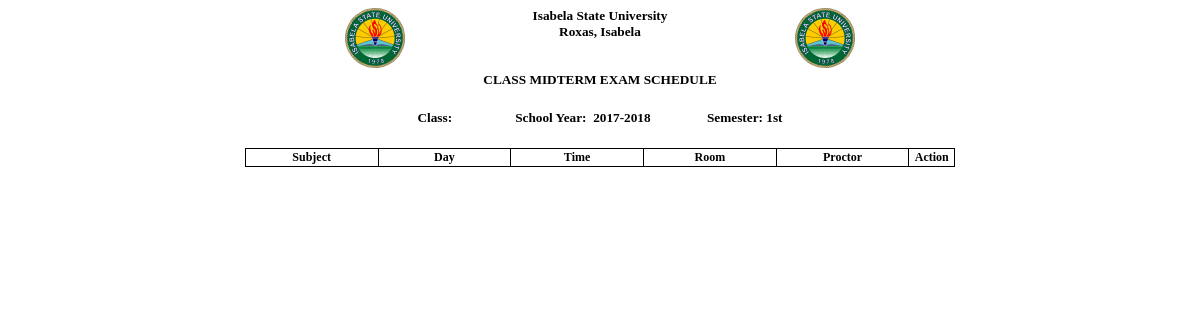
Before: /pages/class_exam.php (signed in) with the older database file.
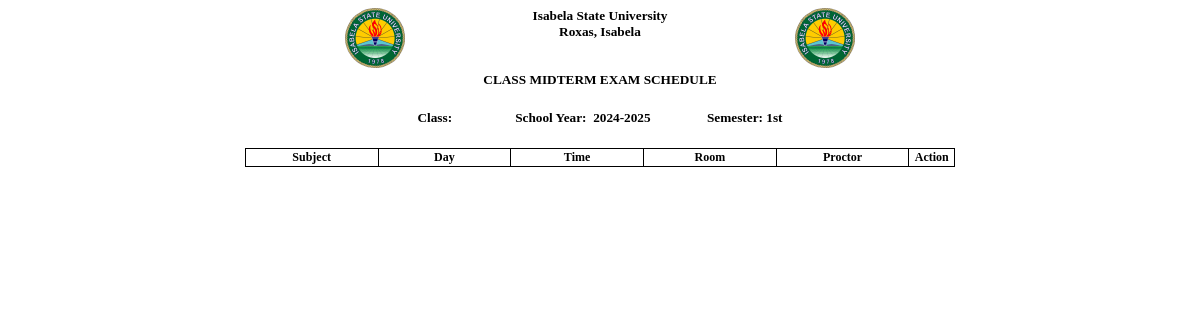
After: the same page with the newer database file.
### tables this page shows
CREATE TABLE `settings` (
  `settings_id` int(11) NOT NULL,
  `term` varchar(10) NOT NULL,
  `sem` varchar(15) NOT NULL,
  `sy` varchar(10) NOT NULL,
  `status` varchar(10) NOT NULL
);

### pages/class_exam.php (the view, shortened to what this page needs)
<!DOCTYPE hmtl>
<html>
<head>
    <link rel="stylesheet" href="../dist/css/print.css" media="print">
</head>
<body>
    <?php
	include('../dist/includes/dbcon.php');
	?>
    <div class="wrapper_print">
        <?php
		$sid = $_SESSION['settings'];
		$settings = mysqli_query($con, "select * from settings where settings_id='$sid'") or die(mysqli_error($con));
		$rows = mysqli_fetch_array($settings);
		?>
        <img src="../images/isu-logo.png" width="60px" height="60px" class="logo">
        <img src="../images/isu-logo.png" width="60px" height="60px" class="logo2" style="display:hidden">
        <h5 align="center">
            Isabela State University</br>
            Roxas, Isabela</br><br><br>
            CLASS <?php echo strtoupper($rows['term']); ?> EXAM SCHEDULE</br>
        </h5>
        <h5 align="center">
            Class: &nbsp; <font color="blue"><?php echo $class;  ?></font>
            &nbsp;&nbsp;&nbsp;&nbsp;&nbsp;&nbsp;&nbsp;&nbsp;&nbsp;&nbsp;&nbsp;&nbsp;&nbsp;&nbsp;&nbsp;&nbsp;School
            Year:&nbsp;
            <?php echo $rows['sy']; ?>&nbsp;&nbsp;&nbsp;&nbsp;&nbsp;&nbsp;&nbsp;&nbsp;&nbsp;&nbsp;&nbsp;&nbsp;&nbsp;&nbsp;&nbsp;&nbsp;
            Semester:&nbsp;<?php echo $rows['sem']; ?>
        </h5>
        <table style="width:100%;float:left">
            <thead>
                <tr>
                    <th>Subject</th>
                    <th>Day</th>
                    <th>Time</th>
                    <th>Room</th>
                    <th>Proctor</th>
                    <th class="action">Action</th>
                </tr>
            </thead>
        </table>
</body>
</html>

### pages/class_exam.php (style rules this page uses)
table td, th { border: 1px solid black; }
table { border-collapse: collapse; text-align: center; font-size: 12px; }
tr { height: 20px; }
thead tr { height: 5px !important; }
.logo { float: left; margin-left: 100px }
.logo2 { float: right; margin-right: 100px }
.wrapper_print { width: 60%; margin: auto; }
th { width: 15% }
th:last-child { width: 5%; }

Changed rows visible on the page:
changed settings "MIDTERM": sy "2017-2018" → "2024-2025"
